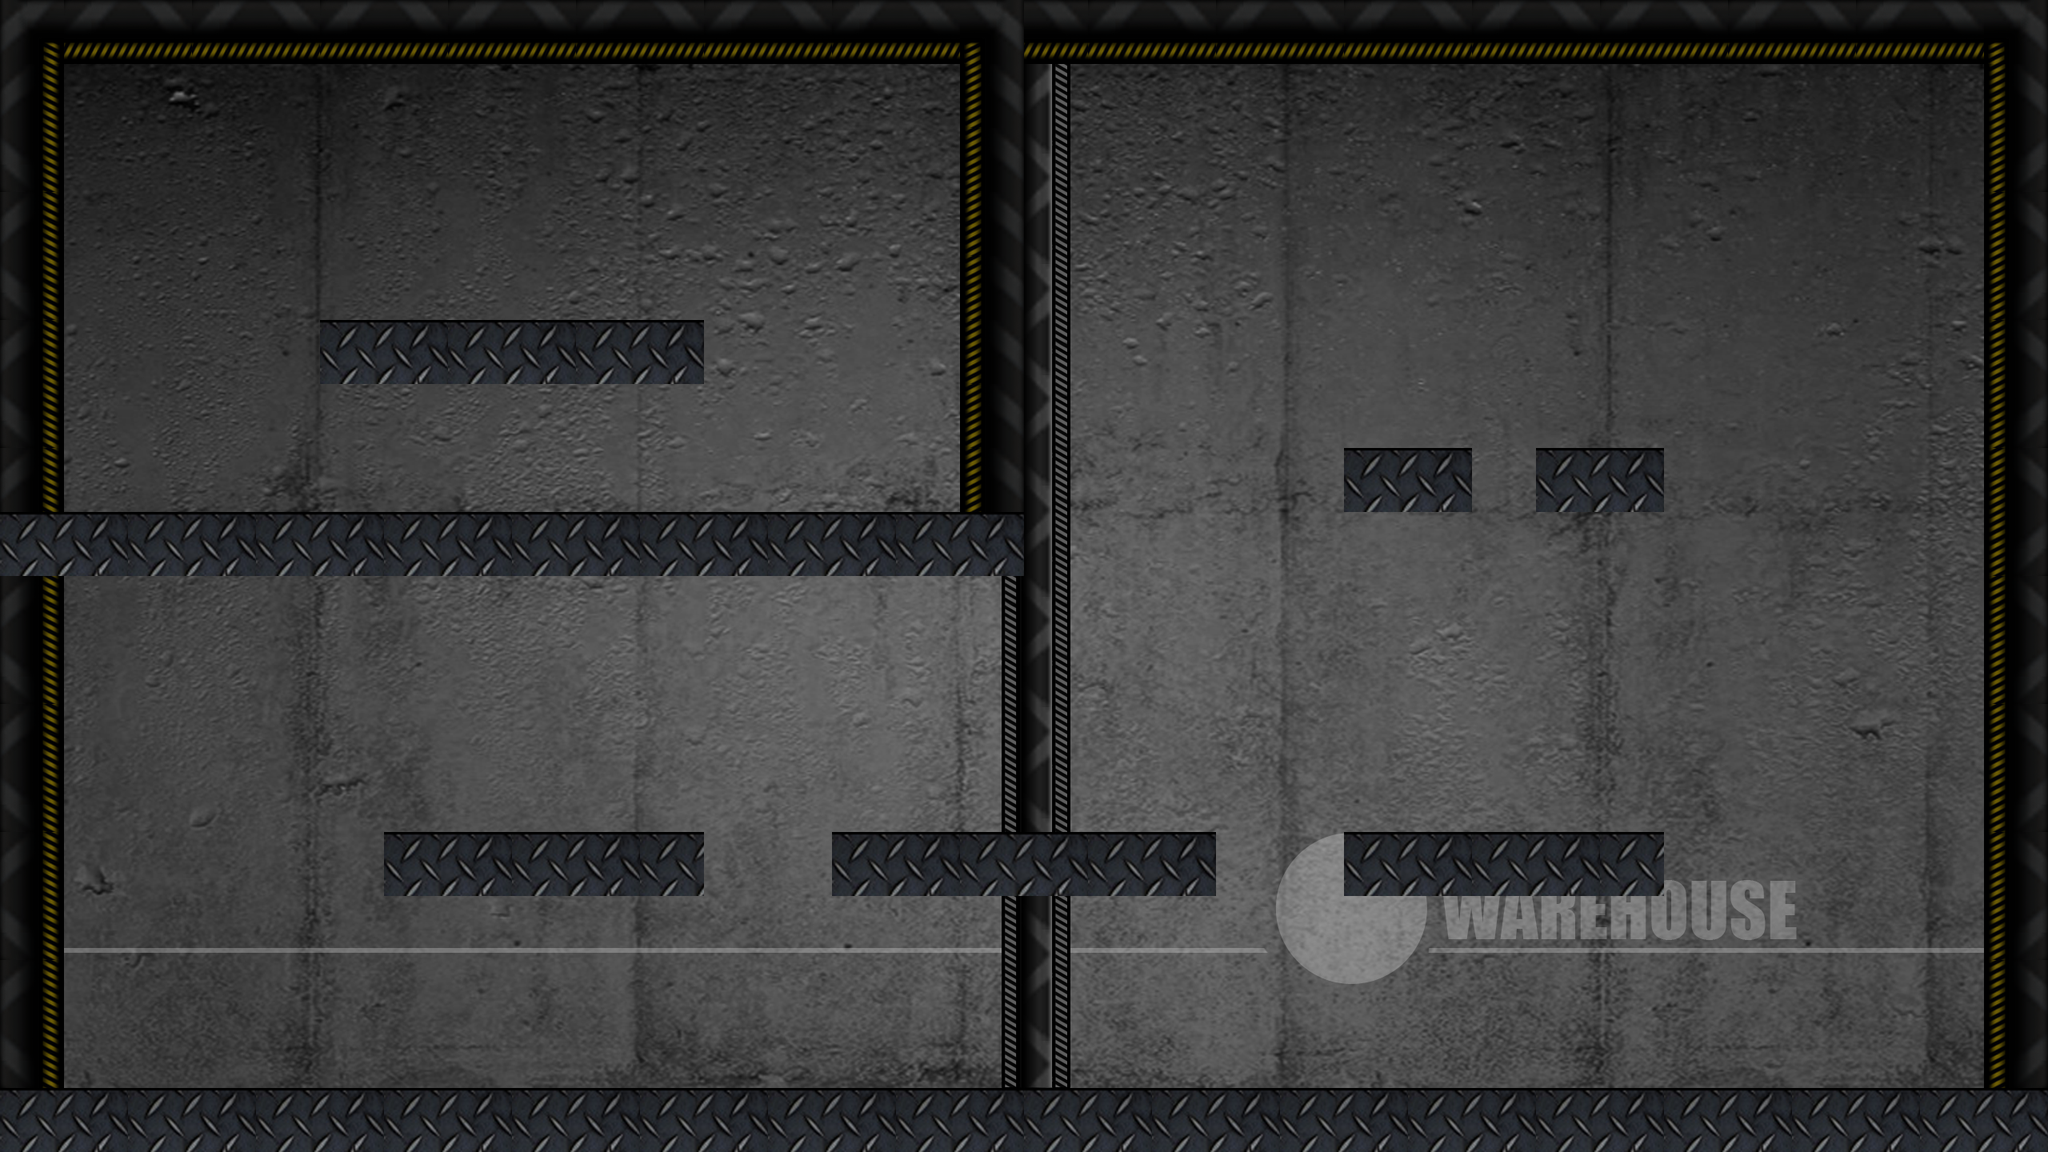

A 2D game scene composited from a Tiled map and its tileset images. What follows is a short description and the map's XML, with each tile layer's data collapsed to a summary:
An orthogonal 32x18 tile map with 80x80 px tiles, 4 tile layers (background, environment, objects, foreground), 2 tilesets.

<map version="1.0" orientation="orthogonal" width="32" height="18" tilewidth="80" tileheight="80">
 <tileset firstgid="1" name="background" tilewidth="80" tileheight="80">
  <image source="src/background.png" width="2560" height="1440" />
 </tileset>
 <tileset firstgid="577" name="tiles80x80" tilewidth="80" tileheight="80">
  <image source="src/tiles80x80.png" width="1600" height="1600" />
  <tile id="0">
   <properties>
    <property name="blocked" value="true" />
   </properties>
  </tile>
  <tile id="1">
   <properties>
    <property name="blocked" value="true" />
   </properties>
  </tile>
  <tile id="2">
   <properties>
    <property name="blocked" value="true" />
   </properties>
  </tile>
  <tile id="3">
   <properties>
    <property name="blocked" value="true" />
   </properties>
  </tile>
  <tile id="20">
   <properties>
    <property name="blocked" value="true" />
   </properties>
  </tile>
  <tile id="21">
   <properties>
    <property name="blocked" value="true" />
   </properties>
  </tile>
  <tile id="22">
   <properties>
    <property name="blocked" value="true" />
   </properties>
  </tile>
  <tile id="23">
   <properties>
    <property name="blocked" value="true" />
   </properties>
  </tile>
  <tile id="40">
   <properties>
    <property name="blocked" value="true" />
   </properties>
  </tile>
  <tile id="43">
   <properties>
    <property name="blocked" value="true" />
   </properties>
  </tile>
 </tileset>
 <layer name="background" width="32" height="18">
  <data>[576 cells, 576 non-empty, 576 distinct tile ids]</data>
 </layer>
 <layer name="environment" width="32" height="18">
  <data>[576 cells, 144 non-empty, 10 distinct tile ids]</data>
 </layer>
 <layer name="objects" width="32" height="18">
  <data>[576 cells, 0 non-empty, 0 distinct tile ids]</data>
 </layer>
 <layer name="foreground" width="32" height="18">
  <data>[576 cells, 0 non-empty, 0 distinct tile ids]</data>
 </layer>
</map>